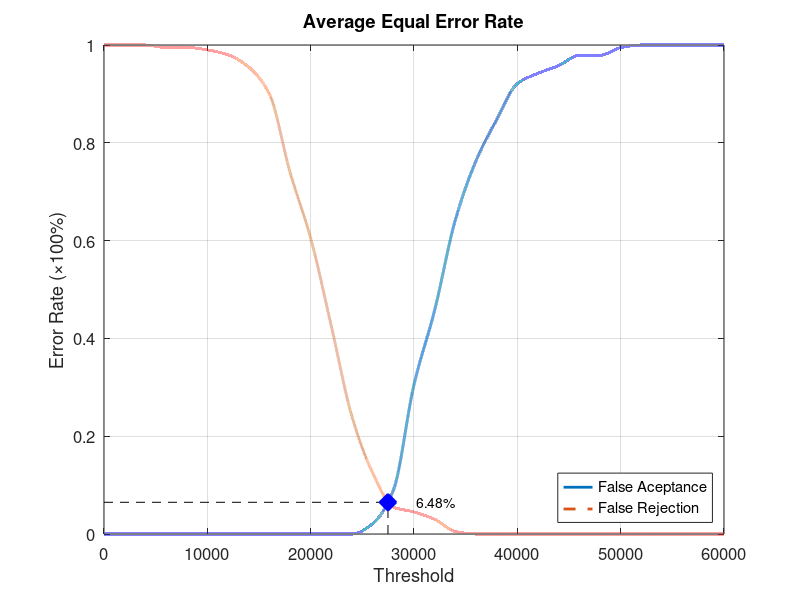
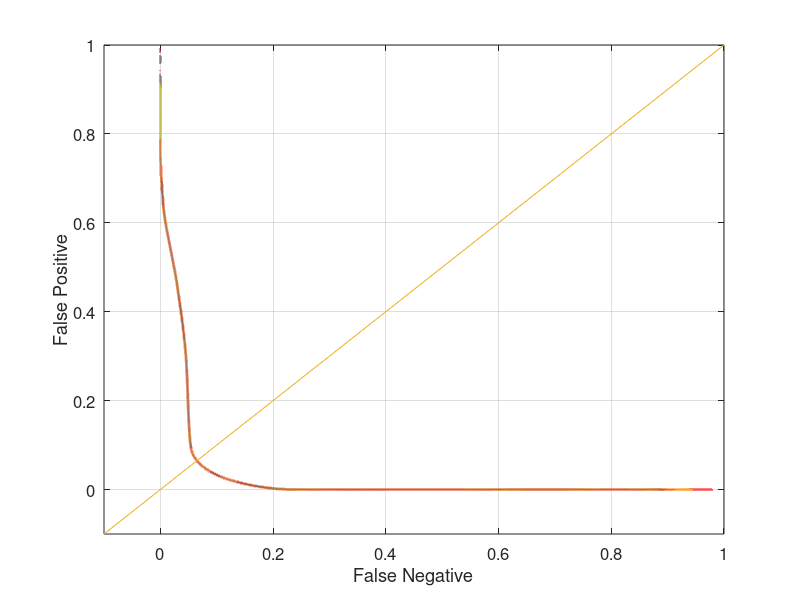

MATLAB code to generate these figures, in order:
function yEER = Database4_1
close all;
clear;
clc;
x = 0:2000:60000;
xq = 0:0.5:60000;

y0 = [0 0 0 0 0 0 0 0 0 0 0 0 0 0.0210526 0.0894737 0.305263 0.457895 0.642105 0.763158 0.847368 0.921053 0.942105 0.957895 0.978947 0.978947 0.994737 1 1 1 1 1];
yy0 = interp1(x, y0, xq, 'pchip');
y1 = [1 1 1 0.995 0.995 0.99 0.98 0.955 0.9 0.74 0.605 0.425 0.24 0.125 0.055 0.045 0.03 0.005 0 0 0 0 0 0 0 0 0 0 0 0 0];
yy1 = interp1(x, y1, xq, 'pchip');

% Calculating EER: 
y2 = abs(y0 - y1);
find(y2 == min(y2))
yy2 = abs(yy0 - yy1);
xEER = find(yy2 == min(yy2));
xEERIndex = xq(xEER) % X-axis EER
yEER = yy0(xEER) % Y-axis EER

main = figure
plot(xq, yy0,'-','LineWidth', 2);	hold on
plot(xq, yy1,'--','LineWidth', 2);	hold on
plot([xEERIndex xEERIndex], [0 yEER], 'k--');	hold on
plot([0 xEERIndex], [yEER yEER], 'k--');	hold on
plot(xEERIndex, yEER, 'bx', 'LineWidth', 10);	hold on
text(xEERIndex + 10 * xEERIndex / 100, yEER, [num2str(round((10000 * yEER)) / 100) '%'])
legend('False Aceptance', 'False Rejection', 'Location', 'SouthEast')
xlabel('Threshold')
ylabel('Error Rate (\times100%)')
title('Average Equal Error Rate')
set(gca, 'FontSize', 12)
axis([0 60000 0 1])
grid on

print(main, 'Database4_1Main', '-dpng');
FNRxFPR = figure('Color', [1 1 1]);
plot(yy1, yy0, '-', yy1, yy0, 'LineWidth', 2);
hold on
y = -0.1:0.1:1
plot(y, y); 
set(gca, 'FontSize', 12)
xlabel('False Negative')
ylabel('False Positive')
axis([-0.1 1 -0.1 1])
set(gca, 'FontSize', 12)
grid on

print(FNRxFPR, 'Database4_1FNRxFPR','-dpng');
end
